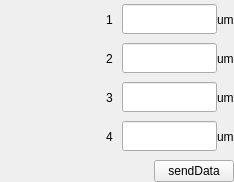
<?xml version="1.0" encoding="UTF-8"?>
<ui version="4.0">
 <class>BNEWasher</class>
 <widget class="QWidget" name="BNEWasher">
  <property name="geometry">
   <rect>
    <x>0</x>
    <y>0</y>
    <width>234</width>
    <height>182</height>
   </rect>
  </property>
  <property name="sizePolicy">
   <sizepolicy hsizetype="Preferred" vsizetype="Preferred">
    <horstretch>0</horstretch>
    <verstretch>0</verstretch>
   </sizepolicy>
  </property>
  <property name="windowTitle">
   <string>Widget</string>
  </property>
  <layout class="QGridLayout" name="gridLayout">
   <property name="leftMargin">
    <number>0</number>
   </property>
   <property name="topMargin">
    <number>0</number>
   </property>
   <property name="rightMargin">
    <number>0</number>
   </property>
   <property name="bottomMargin">
    <number>0</number>
   </property>
   <property name="verticalSpacing">
    <number>4</number>
   </property>
   <item row="0" column="0">
    <layout class="QVBoxLayout" name="verticalLayout" stretch="6,4">
     <item>
      <widget class="QWidget" name="widget" native="true">
       <property name="minimumSize">
        <size>
         <width>100</width>
         <height>100</height>
        </size>
       </property>
      </widget>
     </item>
     <item>
      <spacer name="verticalSpacer">
       <property name="orientation">
        <enum>Qt::Vertical</enum>
       </property>
       <property name="sizeHint" stdset="0">
        <size>
         <width>20</width>
         <height>40</height>
        </size>
       </property>
      </spacer>
     </item>
    </layout>
   </item>
   <item row="0" column="1">
    <layout class="QVBoxLayout" name="verticalLayout_4">
     <item>
      <layout class="QHBoxLayout" name="horizontalLayout" stretch="1,6,1">
       <item>
        <widget class="QLabel" name="Label">
         <property name="sizePolicy">
          <sizepolicy hsizetype="Minimum" vsizetype="Minimum">
           <horstretch>0</horstretch>
           <verstretch>0</verstretch>
          </sizepolicy>
         </property>
         <property name="text">
          <string>1</string>
         </property>
        </widget>
       </item>
       <item>
        <widget class="Ui::SimpleEdit::SimpleEdit" name="LineEdit">
         <property name="sizePolicy">
          <sizepolicy hsizetype="Minimum" vsizetype="Fixed">
           <horstretch>0</horstretch>
           <verstretch>0</verstretch>
          </sizepolicy>
         </property>
         <property name="minimumSize">
          <size>
           <width>80</width>
           <height>30</height>
          </size>
         </property>
        </widget>
       </item>
       <item>
        <widget class="QLabel" name="label">
         <property name="sizePolicy">
          <sizepolicy hsizetype="Minimum" vsizetype="Minimum">
           <horstretch>0</horstretch>
           <verstretch>0</verstretch>
          </sizepolicy>
         </property>
         <property name="text">
          <string>um</string>
         </property>
        </widget>
       </item>
      </layout>
     </item>
     <item>
      <layout class="QHBoxLayout" name="horizontalLayout_2" stretch="1,6,1">
       <item>
        <widget class="QLabel" name="Label_2">
         <property name="sizePolicy">
          <sizepolicy hsizetype="Minimum" vsizetype="Minimum">
           <horstretch>0</horstretch>
           <verstretch>0</verstretch>
          </sizepolicy>
         </property>
         <property name="text">
          <string>2</string>
         </property>
        </widget>
       </item>
       <item>
        <widget class="Ui::SimpleEdit::SimpleEdit" name="LineEdit_2">
         <property name="sizePolicy">
          <sizepolicy hsizetype="Minimum" vsizetype="Fixed">
           <horstretch>0</horstretch>
           <verstretch>0</verstretch>
          </sizepolicy>
         </property>
         <property name="minimumSize">
          <size>
           <width>80</width>
           <height>30</height>
          </size>
         </property>
        </widget>
       </item>
       <item>
        <widget class="QLabel" name="label_2">
         <property name="sizePolicy">
          <sizepolicy hsizetype="Minimum" vsizetype="Minimum">
           <horstretch>0</horstretch>
           <verstretch>0</verstretch>
          </sizepolicy>
         </property>
         <property name="text">
          <string>um</string>
         </property>
        </widget>
       </item>
      </layout>
     </item>
     <item>
      <layout class="QHBoxLayout" name="horizontalLayout_3" stretch="1,6,1">
       <item>
        <widget class="QLabel" name="Label_3">
         <property name="sizePolicy">
          <sizepolicy hsizetype="Minimum" vsizetype="Minimum">
           <horstretch>0</horstretch>
           <verstretch>0</verstretch>
          </sizepolicy>
         </property>
         <property name="text">
          <string>3</string>
         </property>
        </widget>
       </item>
       <item>
        <widget class="Ui::SimpleEdit::SimpleEdit" name="LineEdit_3">
         <property name="sizePolicy">
          <sizepolicy hsizetype="Minimum" vsizetype="Fixed">
           <horstretch>0</horstretch>
           <verstretch>0</verstretch>
          </sizepolicy>
         </property>
         <property name="minimumSize">
          <size>
           <width>80</width>
           <height>30</height>
          </size>
         </property>
        </widget>
       </item>
       <item>
        <widget class="QLabel" name="label_3">
         <property name="sizePolicy">
          <sizepolicy hsizetype="Minimum" vsizetype="Minimum">
           <horstretch>0</horstretch>
           <verstretch>0</verstretch>
          </sizepolicy>
         </property>
         <property name="text">
          <string>um</string>
         </property>
        </widget>
       </item>
      </layout>
     </item>
     <item>
      <layout class="QHBoxLayout" name="horizontalLayout_4" stretch="1,6,1">
       <item>
        <widget class="QLabel" name="Label_4">
         <property name="sizePolicy">
          <sizepolicy hsizetype="Minimum" vsizetype="Minimum">
           <horstretch>0</horstretch>
           <verstretch>0</verstretch>
          </sizepolicy>
         </property>
         <property name="text">
          <string>4</string>
         </property>
        </widget>
       </item>
       <item>
        <widget class="Ui::SimpleEdit::SimpleEdit" name="LineEdit_4">
         <property name="sizePolicy">
          <sizepolicy hsizetype="Minimum" vsizetype="Fixed">
           <horstretch>0</horstretch>
           <verstretch>0</verstretch>
          </sizepolicy>
         </property>
         <property name="minimumSize">
          <size>
           <width>80</width>
           <height>30</height>
          </size>
         </property>
        </widget>
       </item>
       <item>
        <widget class="QLabel" name="label_4">
         <property name="sizePolicy">
          <sizepolicy hsizetype="Minimum" vsizetype="Minimum">
           <horstretch>0</horstretch>
           <verstretch>0</verstretch>
          </sizepolicy>
         </property>
         <property name="text">
          <string>um</string>
         </property>
        </widget>
       </item>
      </layout>
     </item>
    </layout>
   </item>
   <item row="1" column="0" colspan="2">
    <layout class="QHBoxLayout" name="horizontalLayout_6">
     <item>
      <spacer name="horizontalSpacer">
       <property name="orientation">
        <enum>Qt::Horizontal</enum>
       </property>
       <property name="sizeHint" stdset="0">
        <size>
         <width>268</width>
         <height>20</height>
        </size>
       </property>
      </spacer>
     </item>
     <item>
      <widget class="QPushButton" name="pushButton">
       <property name="text">
        <string>sendData</string>
       </property>
      </widget>
     </item>
    </layout>
   </item>
  </layout>
 </widget>
 <customwidgets>
  <customwidget>
   <class>Ui::SimpleEdit::SimpleEdit</class>
   <extends>QLineEdit</extends>
   <header location="global">../../common/model/custom/simple_edit.h</header>
  </customwidget>
 </customwidgets>
 <resources/>
 <connections/>
</ui>
